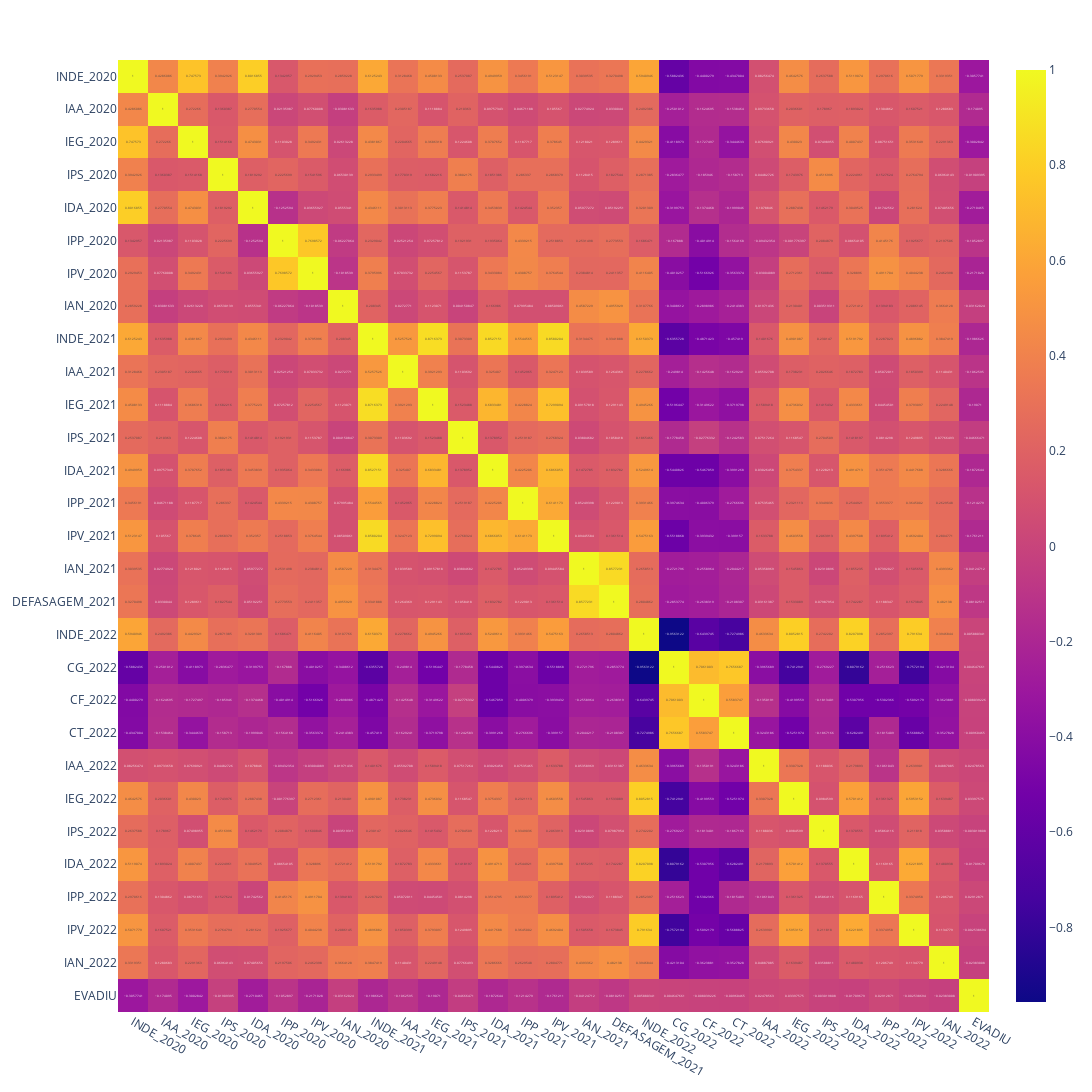

The cell this chart's notebook holds for it:
### Code cell
fig = px.imshow(df.corr(), text_auto=True, aspect='auto',)
fig.update_layout(
     height=1800
    ,width=1800
)
fig.show()

### Figure 1 — Plotly figure (JSON) as saved in the notebook; plotly's stock layout.template omitted (floating-point values rounded to 4 significant figures; data arrays with more than 128 entries replaced by an {"elided": "..."} marker saying what was removed)
{"data": [{"coloraxis": "coloraxis", "hovertemplate": "x: %{x}<br>y: %{y}<br>color: %{z}<extra></extra>", "name": "0", "texttemplate": "%{z}", "type": "heatmap", "x": ["INDE_2020", "IAA_2020", "IEG_2020", "IPS_2020", "IDA_2020", "IPP_2020", "IPV_2020", "IAN_2020", "INDE_2021", "IAA_2021", "IEG_2021", "IPS_2021", "IDA_2021", "IPP_2021", "IPV_2021", "IAN_2021", "DEFASAGEM_2021", "INDE_2022", "CG_2022", "CF_2022", "CT_2022", "IAA_2022", "IEG_2022", "IPS_2022", "IDA_2022", "IPP_2022", "IPV_2022", "IAN_2022", "EVADIU"], "xaxis": "x", "y": ["INDE_2020", "IAA_2020", "IEG_2020", "IPS_2020", "IDA_2020", "IPP_2020", "IPV_2020", "IAN_2020", "INDE_2021", "IAA_2021", "IEG_2021", "IPS_2021", "IDA_2021", "IPP_2021", "IPV_2021", "IAN_2021", "DEFASAGEM_2021", "INDE_2022", "CG_2022", "CF_2022", "CT_2022", "IAA_2022", "IEG_2022", "IPS_2022", "IDA_2022", "IPP_2022", "IPV_2022", "IAN_2022", "EVADIU"], "yaxis": "y", "z": {"elided": "29x29 float values"}}], "layout": {"coloraxis": {"colorscale": [[0, "#0d0887"], [0.1111, "#46039f"], [0.2222, "#7201a8"], [0.3333, "#9c179e"], [0.4444, "#bd3786"], [0.5556, "#d8576b"], [0.6667, "#ed7953"], [0.7778, "#fb9f3a"], [0.8889, "#fdca26"], [1, "#f0f921"]]}, "height": 1800, "margin": {"t": 60}, "width": 1800, "xaxis": {"anchor": "y", "domain": [0, 1]}, "yaxis": {"anchor": "x", "autorange": "reversed", "domain": [0, 1]}}}
